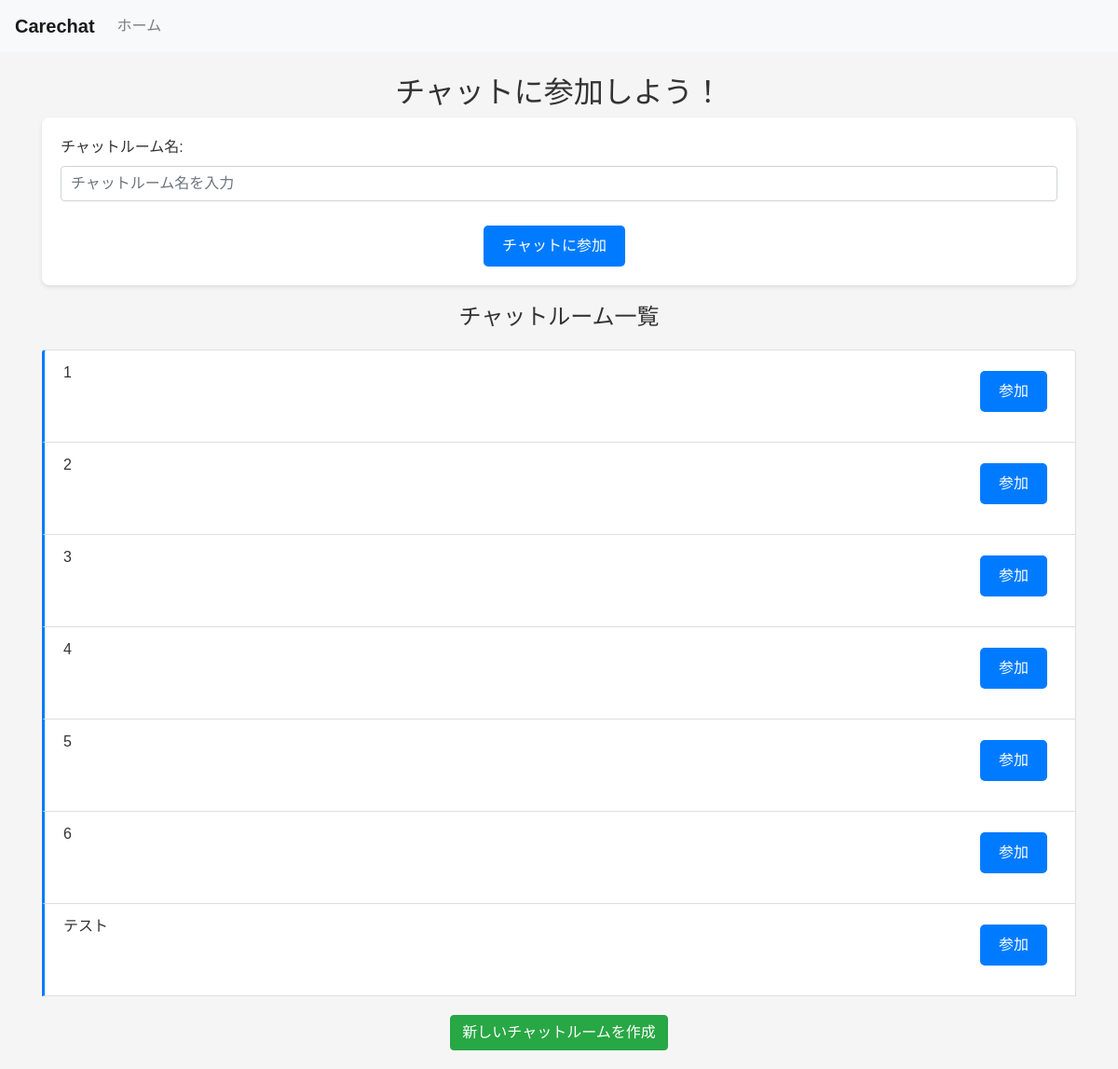
The page /chatrooms/ (signed in) on the database as committed earlier.
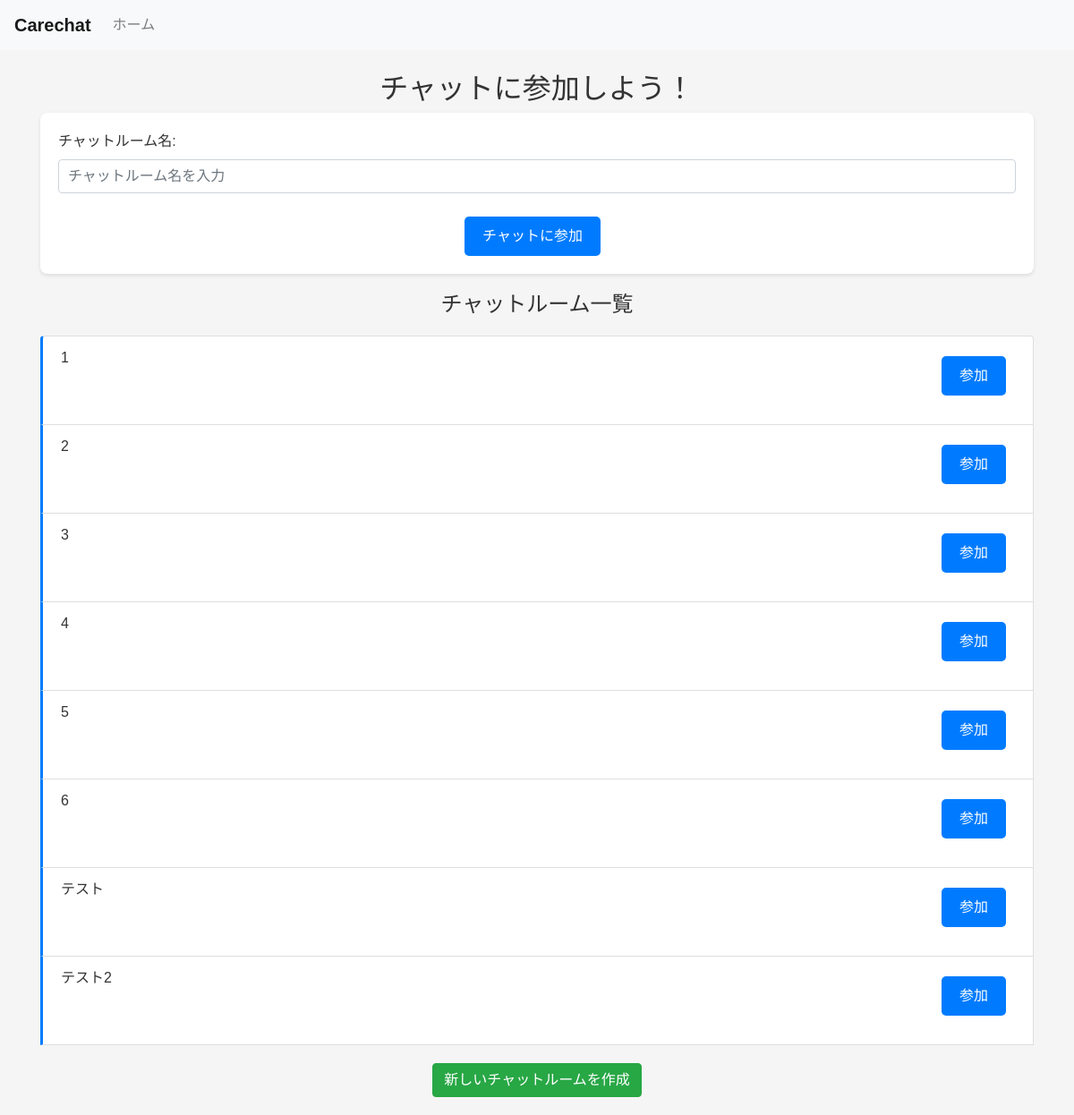
The same page on the database as committed later.
### firstapp/models.py (models this page shows, shortened)
class ChatRoom(models.Model):
    name = models.CharField('チャットルーム名', max_length=255, unique=True)  # 各チャットルームは一意の名前を持つ
    created_at = models.DateTimeField('作成日時', auto_now_add=True)
    updated_at = models.DateTimeField('更新日時', auto_now=True)

### firstapp/views.py (the view, shortened to what this page needs)
# urls.py: path('chatrooms/', views.chatrooms, name='chatrooms'),
@login_required
def chatrooms(request):
    join_form = ChatRoomJoinForm()  # チャットルーム参加フォームのインスタンスを作成
    chat_rooms = ChatRoom.objects.all()  # ChatRoomモデルからチャットルームのリストを取得
    return render(request, 'firstapp/chatrooms.html', {'chat_rooms': chat_rooms, 'join_form': join_form})

### firstapp/forms.py
class ChatRoomJoinForm(forms.Form):
    chat_room = forms.CharField(
        max_length=255,
        label='チャットルーム名',
        widget=forms.TextInput(attrs={'placeholder': 'チャットルーム名を入力', 'class': 'form-control'})
    )

### firstapp/templates/firstapp/chatrooms.html (shortened to what this page needs)
{% extends 'firstapp/base.html' %}
{% block content %}
<h2>チャットに参加しよう！</h2>
<form method="post">
    {{ join_form.as_p }}
    <div style="text-align: center;">
        <button type="submit">チャットに参加</button>
    </div>
</form>
<h4>チャットルーム一覧</h4>
<ul class="list-group">
    {% for chat_room in chat_rooms %}
    <li class="list-group-item">
        {{ chat_room.name }}
        <a href="{% url 'firstapp:chat_post' chat_room.id %}" class="btn btn-primary btn-sm float-right">参加</a>
    </li>
    {% endfor %}
    <div style="text-align: center;">
        <a href="{% url 'firstapp:new_chatroom' %}" class="btn btn-success btn-margin">新しいチャットルームを作成</a>
    </div>
{% endblock %}

Rows that differ between the two databases and show on the page:
added ChatRoom: name "テスト2"
